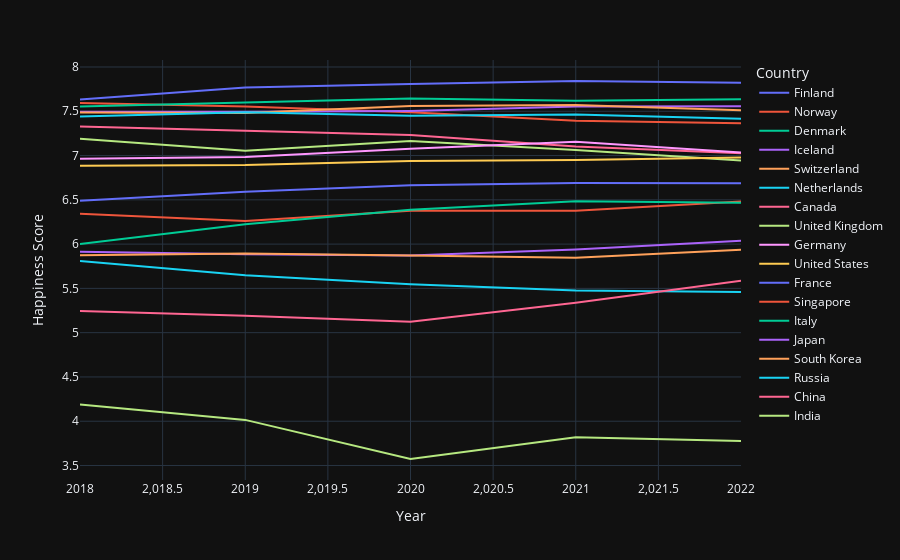

The notebook cell this image was saved under:
### Code cell
fig=px.line(df1,x='Year',y='Happiness Score',color='Country',template="plotly_dark")
fig.show()

### Figure 1 — Plotly figure (JSON) as saved in the notebook; plotly's stock layout.template omitted (floating-point values rounded to 4 significant figures)
{"data": [{"hovertemplate": "Country=Finland<br>Year=%{x}<br>Happiness Score=%{y}<extra></extra>", "legendgroup": "Finland", "line": {"color": "#636efa", "dash": "solid"}, "marker": {"symbol": "circle"}, "mode": "lines", "name": "Finland", "orientation": "v", "showlegend": true, "type": "scatter", "x": [2018, 2019, 2020, 2021, 2022], "xaxis": "x", "y": [7.632, 7.769, 7.809, 7.842, 7.821], "yaxis": "y"}, {"hovertemplate": "Country=Norway<br>Year=%{x}<br>Happiness Score=%{y}<extra></extra>", "legendgroup": "Norway", "line": {"color": "#EF553B", "dash": "solid"}, "marker": {"symbol": "circle"}, "mode": "lines", "name": "Norway", "orientation": "v", "showlegend": true, "type": "scatter", "x": [2018, 2019, 2020, 2021, 2022], "xaxis": "x", "y": [7.594, 7.554, 7.488, 7.392, 7.365], "yaxis": "y"}, {"hovertemplate": "Country=Denmark<br>Year=%{x}<br>Happiness Score=%{y}<extra></extra>", "legendgroup": "Denmark", "line": {"color": "#00cc96", "dash": "solid"}, "marker": {"symbol": "circle"}, "mode": "lines", "name": "Denmark", "orientation": "v", "showlegend": true, "type": "scatter", "x": [2018, 2019, 2020, 2021, 2022], "xaxis": "x", "y": [7.555, 7.6, 7.646, 7.62, 7.636], "yaxis": "y"}, {"hovertemplate": "Country=Iceland<br>Year=%{x}<br>Happiness Score=%{y}<extra></extra>", "legendgroup": "Iceland", "line": {"color": "#ab63fa", "dash": "solid"}, "marker": {"symbol": "circle"}, "mode": "lines", "name": "Iceland", "orientation": "v", "showlegend": true, "type": "scatter", "x": [2018, 2019, 2020, 2021, 2022], "xaxis": "x", "y": [7.495, 7.494, 7.504, 7.554, 7.557], "yaxis": "y"}, {"hovertemplate": "Country=Switzerland<br>Year=%{x}<br>Happiness Score=%{y}<extra></extra>", "legendgroup": "Switzerland", "line": {"color": "#FFA15A", "dash": "solid"}, "marker": {"symbol": "circle"}, "mode": "lines", "name": "Switzerland", "orientation": "v", "showlegend": true, "type": "scatter", "x": [2018, 2019, 2020, 2021, 2022], "xaxis": "x", "y": [7.487, 7.48, 7.56, 7.571, 7.512], "yaxis": "y"}, {"hovertemplate": "Country=Netherlands<br>Year=%{x}<br>Happiness Score=%{y}<extra></extra>", "legendgroup": "Netherlands", "line": {"color": "#19d3f3", "dash": "solid"}, "marker": {"symbol": "circle"}, "mode": "lines", "name": "Netherlands", "orientation": "v", "showlegend": true, "type": "scatter", "x": [2018, 2019, 2020, 2021, 2022], "xaxis": "x", "y": [7.441, 7.488, 7.449, 7.464, 7.415], "yaxis": "y"}, {"hovertemplate": "Country=Canada<br>Year=%{x}<br>Happiness Score=%{y}<extra></extra>", "legendgroup": "Canada", "line": {"color": "#FF6692", "dash": "solid"}, "marker": {"symbol": "circle"}, "mode": "lines", "name": "Canada", "orientation": "v", "showlegend": true, "type": "scatter", "x": [2018, 2019, 2020, 2021, 2022], "xaxis": "x", "y": [7.328, 7.278, 7.232, 7.103, 7.025], "yaxis": "y"}, {"hovertemplate": "Country=United Kingdom<br>Year=%{x}<br>Happiness Score=%{y}<extra></extra>", "legendgroup": "United Kingdom", "line": {"color": "#B6E880", "dash": "solid"}, "marker": {"symbol": "circle"}, "mode": "lines", "name": "United Kingdom", "orientation": "v", "showlegend": true, "type": "scatter", "x": [2018, 2019, 2020, 2021, 2022], "xaxis": "x", "y": [7.19, 7.054, 7.165, 7.064, 6.943], "yaxis": "y"}, {"hovertemplate": "Country=Germany<br>Year=%{x}<br>Happiness Score=%{y}<extra></extra>", "legendgroup": "Germany", "line": {"color": "#FF97FF", "dash": "solid"}, "marker": {"symbol": "circle"}, "mode": "lines", "name": "Germany", "orientation": "v", "showlegend": true, "type": "scatter", "x": [2018, 2019, 2020, 2021, 2022], "xaxis": "x", "y": [6.965, 6.985, 7.076, 7.155, 7.034], "yaxis": "y"}, {"hovertemplate": "Country=United States<br>Year=%{x}<br>Happiness Score=%{y}<extra></extra>", "legendgroup": "United States", "line": {"color": "#FECB52", "dash": "solid"}, "marker": {"symbol": "circle"}, "mode": "lines", "name": "United States", "orientation": "v", "showlegend": true, "type": "scatter", "x": [2018, 2019, 2020, 2021, 2022], "xaxis": "x", "y": [6.886, 6.892, 6.94, 6.951, 6.977], "yaxis": "y"}, {"hovertemplate": "Country=France<br>Year=%{x}<br>Happiness Score=%{y}<extra></extra>", "legendgroup": "France", "line": {"color": "#636efa", "dash": "solid"}, "marker": {"symbol": "circle"}, "mode": "lines", "name": "France", "orientation": "v", "showlegend": true, "type": "scatter", "x": [2018, 2019, 2020, 2021, 2022], "xaxis": "x", "y": [6.489, 6.592, 6.664, 6.69, 6.687], "yaxis": "y"}, {"hovertemplate": "Country=Singapore<br>Year=%{x}<br>Happiness Score=%{y}<extra></extra>", "legendgroup": "Singapore", "line": {"color": "#EF553B", "dash": "solid"}, "marker": {"symbol": "circle"}, "mode": "lines", "name": "Singapore", "orientation": "v", "showlegend": true, "type": "scatter", "x": [2018, 2019, 2020, 2021, 2022], "xaxis": "x", "y": [6.343, 6.262, 6.377, 6.377, 6.48], "yaxis": "y"}, {"hovertemplate": "Country=Italy<br>Year=%{x}<br>Happiness Score=%{y}<extra></extra>", "legendgroup": "Italy", "line": {"color": "#00cc96", "dash": "solid"}, "marker": {"symbol": "circle"}, "mode": "lines", "name": "Italy", "orientation": "v", "showlegend": true, "type": "scatter", "x": [2018, 2019, 2020, 2021, 2022], "xaxis": "x", "y": [6, 6.223, 6.387, 6.483, 6.467], "yaxis": "y"}, {"hovertemplate": "Country=Japan<br>Year=%{x}<br>Happiness Score=%{y}<extra></extra>", "legendgroup": "Japan", "line": {"color": "#ab63fa", "dash": "solid"}, "marker": {"symbol": "circle"}, "mode": "lines", "name": "Japan", "orientation": "v", "showlegend": true, "type": "scatter", "x": [2018, 2019, 2020, 2021, 2022], "xaxis": "x", "y": [5.915, 5.886, 5.871, 5.94, 6.039], "yaxis": "y"}, {"hovertemplate": "Country=South Korea<br>Year=%{x}<br>Happiness Score=%{y}<extra></extra>", "legendgroup": "South Korea", "line": {"color": "#FFA15A", "dash": "solid"}, "marker": {"symbol": "circle"}, "mode": "lines", "name": "South Korea", "orientation": "v", "showlegend": true, "type": "scatter", "x": [2018, 2019, 2020, 2021, 2022], "xaxis": "x", "y": [5.875, 5.895, 5.872, 5.845, 5.935], "yaxis": "y"}, {"hovertemplate": "Country=Russia<br>Year=%{x}<br>Happiness Score=%{y}<extra></extra>", "legendgroup": "Russia", "line": {"color": "#19d3f3", "dash": "solid"}, "marker": {"symbol": "circle"}, "mode": "lines", "name": "Russia", "orientation": "v", "showlegend": true, "type": "scatter", "x": [2018, 2019, 2020, 2021, 2022], "xaxis": "x", "y": [5.81, 5.648, 5.546, 5.477, 5.459], "yaxis": "y"}, {"hovertemplate": "Country=China<br>Year=%{x}<br>Happiness Score=%{y}<extra></extra>", "legendgroup": "China", "line": {"color": "#FF6692", "dash": "solid"}, "marker": {"symbol": "circle"}, "mode": "lines", "name": "China", "orientation": "v", "showlegend": true, "type": "scatter", "x": [2018, 2019, 2020, 2021, 2022], "xaxis": "x", "y": [5.246, 5.191, 5.124, 5.339, 5.585], "yaxis": "y"}, {"hovertemplate": "Country=India<br>Year=%{x}<br>Happiness Score=%{y}<extra></extra>", "legendgroup": "India", "line": {"color": "#B6E880", "dash": "solid"}, "marker": {"symbol": "circle"}, "mode": "lines", "name": "India", "orientation": "v", "showlegend": true, "type": "scatter", "x": [2018, 2019, 2020, 2021, 2022], "xaxis": "x", "y": [4.19, 4.015, 3.573, 3.819, 3.777], "yaxis": "y"}], "layout": {"legend": {"title": {"text": "Country"}, "tracegroupgap": 0}, "margin": {"t": 60}, "xaxis": {"anchor": "y", "domain": [0, 1], "title": {"text": "Year"}}, "yaxis": {"anchor": "x", "domain": [0, 1], "title": {"text": "Happiness Score"}}}}
